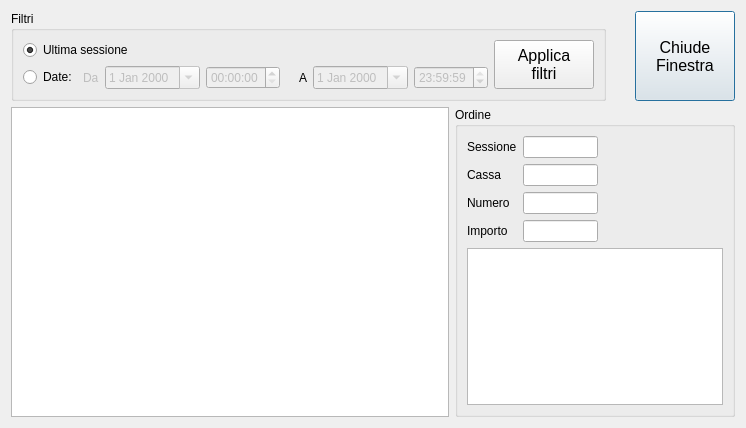
<?xml version="1.0" encoding="UTF-8"?>
<ui version="4.0">
 <class>StoricoOrdini</class>
 <widget class="QDialog" name="StoricoOrdini">
  <property name="geometry">
   <rect>
    <x>0</x>
    <y>0</y>
    <width>746</width>
    <height>428</height>
   </rect>
  </property>
  <property name="windowTitle">
   <string>Storico ordini</string>
  </property>
  <property name="modal">
   <bool>true</bool>
  </property>
  <layout class="QVBoxLayout" name="verticalLayout_2" stretch="0,1">
   <item>
    <layout class="QHBoxLayout" name="horizontalLayout_3" stretch="0,0,0">
     <item>
      <widget class="QGroupBox" name="groupBox">
       <property name="sizePolicy">
        <sizepolicy hsizetype="Preferred" vsizetype="Preferred">
         <horstretch>0</horstretch>
         <verstretch>0</verstretch>
        </sizepolicy>
       </property>
       <property name="title">
        <string>Filtri</string>
       </property>
       <layout class="QHBoxLayout" name="horizontalLayout_16">
        <item>
         <layout class="QHBoxLayout" name="horizontalLayout_17">
          <item>
           <layout class="QVBoxLayout" name="verticalLayout_3">
            <item>
             <widget class="QRadioButton" name="ultimaSessioneBox">
              <property name="text">
               <string>Ultima sessione</string>
              </property>
              <property name="checked">
               <bool>true</bool>
              </property>
             </widget>
            </item>
            <item>
             <layout class="QHBoxLayout" name="horizontalLayout_4">
              <item>
               <widget class="QRadioButton" name="filtroDateBox">
                <property name="text">
                 <string>Date:</string>
                </property>
               </widget>
              </item>
              <item>
               <layout class="QHBoxLayout" name="horizontalLayout_5">
                <item>
                 <widget class="QLabel" name="label_4">
                  <property name="enabled">
                   <bool>false</bool>
                  </property>
                  <property name="text">
                   <string>Da</string>
                  </property>
                 </widget>
                </item>
                <item>
                 <widget class="QDateEdit" name="fromData">
                  <property name="enabled">
                   <bool>false</bool>
                  </property>
                  <property name="calendarPopup">
                   <bool>true</bool>
                  </property>
                 </widget>
                </item>
                <item>
                 <widget class="QTimeEdit" name="fromOra">
                  <property name="enabled">
                   <bool>false</bool>
                  </property>
                 </widget>
                </item>
                <item>
                 <spacer name="horizontalSpacer_4">
                  <property name="orientation">
                   <enum>Qt::Horizontal</enum>
                  </property>
                  <property name="sizeType">
                   <enum>QSizePolicy::Fixed</enum>
                  </property>
                  <property name="sizeHint" stdset="0">
                   <size>
                    <width>13</width>
                    <height>17</height>
                   </size>
                  </property>
                 </spacer>
                </item>
                <item>
                 <widget class="QLabel" name="label_5">
                  <property name="text">
                   <string>A</string>
                  </property>
                 </widget>
                </item>
                <item>
                 <widget class="QDateEdit" name="toData">
                  <property name="enabled">
                   <bool>false</bool>
                  </property>
                  <property name="calendarPopup">
                   <bool>true</bool>
                  </property>
                 </widget>
                </item>
                <item>
                 <widget class="QTimeEdit" name="toOra">
                  <property name="enabled">
                   <bool>false</bool>
                  </property>
                  <property name="time">
                   <time>
                    <hour>23</hour>
                    <minute>59</minute>
                    <second>59</second>
                   </time>
                  </property>
                 </widget>
                </item>
               </layout>
              </item>
             </layout>
            </item>
           </layout>
          </item>
          <item>
           <widget class="QPushButton" name="filtraBtn_5">
            <property name="sizePolicy">
             <sizepolicy hsizetype="Minimum" vsizetype="Expanding">
              <horstretch>0</horstretch>
              <verstretch>0</verstretch>
             </sizepolicy>
            </property>
            <property name="minimumSize">
             <size>
              <width>100</width>
              <height>0</height>
             </size>
            </property>
            <property name="maximumSize">
             <size>
              <width>16777215</width>
              <height>100</height>
             </size>
            </property>
            <property name="font">
             <font>
              <pointsize>12</pointsize>
             </font>
            </property>
            <property name="text">
             <string>Applica
filtri</string>
            </property>
            <property name="autoDefault">
             <bool>false</bool>
            </property>
           </widget>
          </item>
         </layout>
        </item>
       </layout>
      </widget>
     </item>
     <item>
      <spacer name="horizontalSpacer_18">
       <property name="orientation">
        <enum>Qt::Horizontal</enum>
       </property>
       <property name="sizeHint" stdset="0">
        <size>
         <width>100</width>
         <height>20</height>
        </size>
       </property>
      </spacer>
     </item>
     <item>
      <widget class="QPushButton" name="filtraBtn_6">
       <property name="sizePolicy">
        <sizepolicy hsizetype="Minimum" vsizetype="Expanding">
         <horstretch>0</horstretch>
         <verstretch>0</verstretch>
        </sizepolicy>
       </property>
       <property name="minimumSize">
        <size>
         <width>100</width>
         <height>0</height>
        </size>
       </property>
       <property name="maximumSize">
        <size>
         <width>16777215</width>
         <height>100</height>
        </size>
       </property>
       <property name="font">
        <font>
         <pointsize>12</pointsize>
        </font>
       </property>
       <property name="text">
        <string>Chiude
Finestra</string>
       </property>
      </widget>
     </item>
    </layout>
   </item>
   <item>
    <layout class="QHBoxLayout" name="horizontalLayout_2">
     <item>
      <widget class="QTableView" name="ordiniTable">
       <property name="sizePolicy">
        <sizepolicy hsizetype="Expanding" vsizetype="Expanding">
         <horstretch>1</horstretch>
         <verstretch>0</verstretch>
        </sizepolicy>
       </property>
       <property name="palette">
        <palette>
         <active>
          <colorrole role="Highlight">
           <brush brushstyle="SolidPattern">
            <color alpha="255">
             <red>49</red>
             <green>106</green>
             <blue>197</blue>
            </color>
           </brush>
          </colorrole>
          <colorrole role="HighlightedText">
           <brush brushstyle="SolidPattern">
            <color alpha="255">
             <red>255</red>
             <green>255</green>
             <blue>255</blue>
            </color>
           </brush>
          </colorrole>
         </active>
         <inactive>
          <colorrole role="Highlight">
           <brush brushstyle="SolidPattern">
            <color alpha="255">
             <red>48</red>
             <green>108</green>
             <blue>197</blue>
            </color>
           </brush>
          </colorrole>
          <colorrole role="HighlightedText">
           <brush brushstyle="SolidPattern">
            <color alpha="255">
             <red>255</red>
             <green>255</green>
             <blue>255</blue>
            </color>
           </brush>
          </colorrole>
         </inactive>
         <disabled>
          <colorrole role="Highlight">
           <brush brushstyle="SolidPattern">
            <color alpha="255">
             <red>49</red>
             <green>106</green>
             <blue>197</blue>
            </color>
           </brush>
          </colorrole>
          <colorrole role="HighlightedText">
           <brush brushstyle="SolidPattern">
            <color alpha="255">
             <red>255</red>
             <green>255</green>
             <blue>255</blue>
            </color>
           </brush>
          </colorrole>
         </disabled>
        </palette>
       </property>
       <property name="selectionMode">
        <enum>QAbstractItemView::SingleSelection</enum>
       </property>
       <property name="selectionBehavior">
        <enum>QAbstractItemView::SelectRows</enum>
       </property>
       <attribute name="horizontalHeaderHighlightSections">
        <bool>false</bool>
       </attribute>
       <attribute name="horizontalHeaderMinimumSectionSize">
        <number>30</number>
       </attribute>
      </widget>
     </item>
     <item>
      <widget class="QGroupBox" name="groupBox_2">
       <property name="title">
        <string>Ordine</string>
       </property>
       <layout class="QVBoxLayout" name="verticalLayout">
        <item>
         <layout class="QHBoxLayout" name="horizontalLayout">
          <item>
           <layout class="QFormLayout" name="formLayout">
            <property name="fieldGrowthPolicy">
             <enum>QFormLayout::AllNonFixedFieldsGrow</enum>
            </property>
            <item row="0" column="0">
             <widget class="QLabel" name="label_3">
              <property name="text">
               <string>Sessione</string>
              </property>
             </widget>
            </item>
            <item row="0" column="1">
             <widget class="QLineEdit" name="sessioneOrdineTxt">
              <property name="maximumSize">
               <size>
                <width>75</width>
                <height>16777215</height>
               </size>
              </property>
              <property name="maxLength">
               <number>3</number>
              </property>
              <property name="alignment">
               <set>Qt::AlignRight|Qt::AlignTrailing|Qt::AlignVCenter</set>
              </property>
              <property name="readOnly">
               <bool>true</bool>
              </property>
             </widget>
            </item>
            <item row="2" column="0">
             <widget class="QLabel" name="label">
              <property name="text">
               <string>Numero</string>
              </property>
             </widget>
            </item>
            <item row="2" column="1">
             <widget class="QLineEdit" name="numeroOrdineTxt">
              <property name="maximumSize">
               <size>
                <width>75</width>
                <height>16777215</height>
               </size>
              </property>
              <property name="maxLength">
               <number>5</number>
              </property>
              <property name="alignment">
               <set>Qt::AlignRight|Qt::AlignTrailing|Qt::AlignVCenter</set>
              </property>
              <property name="readOnly">
               <bool>true</bool>
              </property>
             </widget>
            </item>
            <item row="3" column="0">
             <widget class="QLabel" name="label_2">
              <property name="text">
               <string>Importo</string>
              </property>
             </widget>
            </item>
            <item row="3" column="1">
             <widget class="QLineEdit" name="importoOrdineTxt">
              <property name="maximumSize">
               <size>
                <width>75</width>
                <height>16777215</height>
               </size>
              </property>
              <property name="maxLength">
               <number>10</number>
              </property>
              <property name="alignment">
               <set>Qt::AlignRight|Qt::AlignTrailing|Qt::AlignVCenter</set>
              </property>
              <property name="readOnly">
               <bool>true</bool>
              </property>
             </widget>
            </item>
            <item row="1" column="0">
             <widget class="QLabel" name="label_6">
              <property name="text">
               <string>Cassa</string>
              </property>
             </widget>
            </item>
            <item row="1" column="1">
             <widget class="QLineEdit" name="cassaOrdineTxt">
              <property name="maximumSize">
               <size>
                <width>75</width>
                <height>16777215</height>
               </size>
              </property>
              <property name="maxLength">
               <number>3</number>
              </property>
              <property name="alignment">
               <set>Qt::AlignRight|Qt::AlignTrailing|Qt::AlignVCenter</set>
              </property>
              <property name="readOnly">
               <bool>true</bool>
              </property>
             </widget>
            </item>
           </layout>
          </item>
          <item>
           <spacer name="horizontalSpacer">
            <property name="orientation">
             <enum>Qt::Horizontal</enum>
            </property>
            <property name="sizeHint" stdset="0">
             <size>
              <width>40</width>
              <height>20</height>
             </size>
            </property>
           </spacer>
          </item>
         </layout>
        </item>
        <item>
         <widget class="QTableView" name="articoliOrdineTbl">
          <property name="selectionMode">
           <enum>QAbstractItemView::NoSelection</enum>
          </property>
          <attribute name="horizontalHeaderVisible">
           <bool>true</bool>
          </attribute>
          <attribute name="verticalHeaderVisible">
           <bool>false</bool>
          </attribute>
         </widget>
        </item>
       </layout>
      </widget>
     </item>
    </layout>
   </item>
  </layout>
 </widget>
 <resources/>
 <connections>
  <connection>
   <sender>filtraBtn_6</sender>
   <signal>clicked()</signal>
   <receiver>StoricoOrdini</receiver>
   <slot>reject()</slot>
   <hints>
    <hint type="sourcelabel">
     <x>834</x>
     <y>81</y>
    </hint>
    <hint type="destinationlabel">
     <x>1009</x>
     <y>95</y>
    </hint>
   </hints>
  </connection>
 </connections>
</ui>
